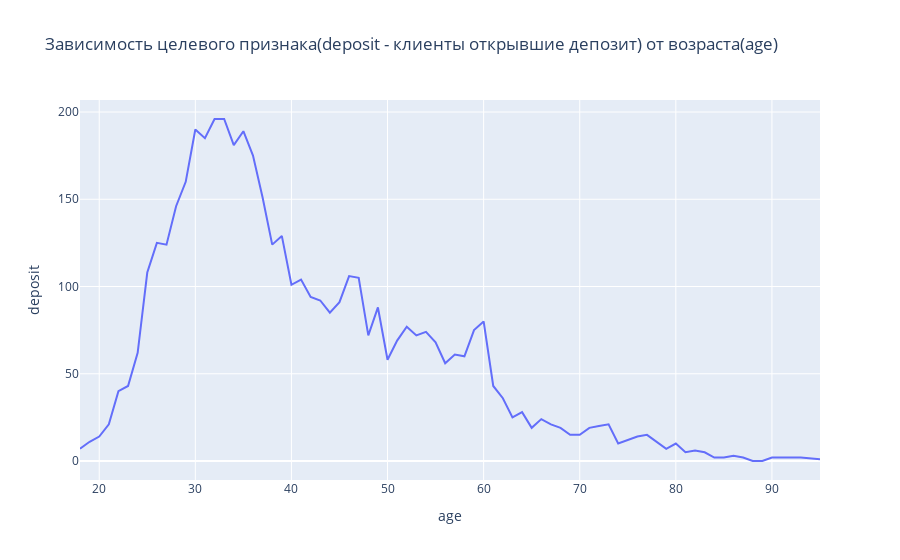

Write notebook code for a chart like this one.
### Code cell
# deposit vs age

fig = px.line(pd.DataFrame(df.groupby('age')['deposit'].sum()).reset_index(), x='age', y='deposit', title='Зависимость целевого признака(deposit - клиенты открывшие депозит) от возраста(age)')
fig.show()

### Figure 1 — Plotly figure (JSON) as saved in the notebook; plotly's stock layout.template omitted (floating-point values rounded to 4 significant figures)
{"data": [{"hovertemplate": "age=%{x}<br>deposit=%{y}<extra></extra>", "legendgroup": "", "line": {"color": "#636efa", "dash": "solid"}, "marker": {"symbol": "circle"}, "mode": "lines", "name": "", "orientation": "v", "showlegend": false, "type": "scatter", "x": [18, 19, 20, 21, 22, 23, 24, 25, 26, 27, 28, 29, 30, 31, 32, 33, 34, 35, 36, 37, 38, 39, 40, 41, 42, 43, 44, 45, 46, 47, 48, 49, 50, 51, 52, 53, 54, 55, 56, 57, 58, 59, 60, 61, 62, 63, 64, 65, 66, 67, 68, 69, 70, 71, 72, 73, 74, 75, 76, 77, 78, 79, 80, 81, 82, 83, 84, 85, 86, 87, 88, 89, 90, 92, 93, 95], "xaxis": "x", "y": [7, 11, 14, 21, 40, 43, 62, 108, 125, 124, 146, 160, 190, 185, 196, 196, 181, 189, 175, 151, 124, 129, 101, 104, 94, 92, 85, 91, 106, 105, 72, 88, 58, 69, 77, 72, 74, 68, 56, 61, 60, 75, 80, 43, 36, 25, 28, 19, 24, 21, 19, 15, 15, 19, 20, 21, 10, 12, 14, 15, 11, 7, 10, 5, 6, 5, 2, 2, 3, 2, 0, 0, 2, 2, 2, 1], "yaxis": "y"}], "layout": {"legend": {"tracegroupgap": 0}, "title": {"text": "Зависимость целевого признака(deposit - клиенты открывшие депозит) от возраста(age)"}, "xaxis": {"anchor": "y", "domain": [0, 1], "title": {"text": "age"}}, "yaxis": {"anchor": "x", "domain": [0, 1], "title": {"text": "deposit"}}}}
